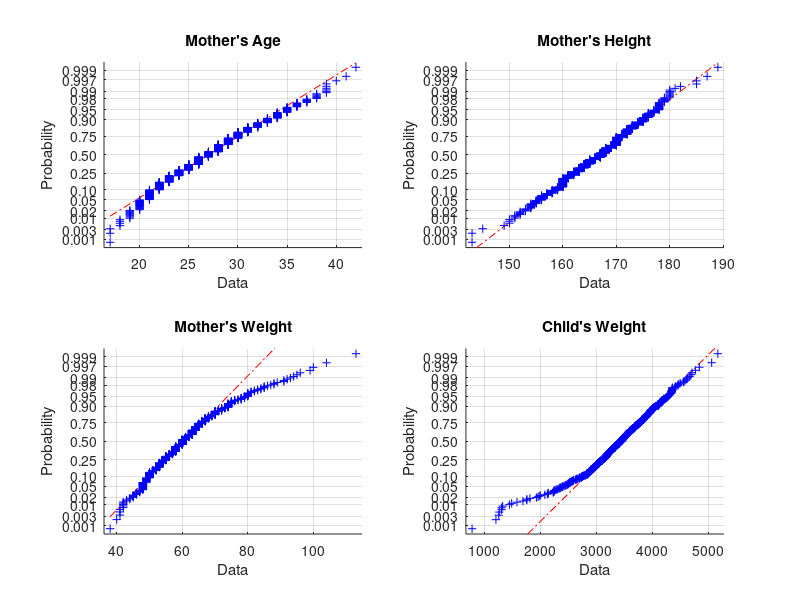

Here is the MATLAB script that generated this plot: (Note: this script raises an error after producing the figure.)
% Load the data
load birth.dat

% Extract the columns of interest
age = birth(:, 4);
height = birth(:, 16);
momsWeight = birth(:, 15);
childsWeight = birth(:, 3);

% Create a figure for normal probability plots
figure;

variables = {'Mother''s Age', 'Mother''s Height', 'Mother''s Weight', 'Child''s Weight'};
data = {age, height, momsWeight, childsWeight};

figure;

for i = 1:4
    subplot(2,2,i)
    normplot(data{i})
    title(variables{i})
end

% Set the significance level for the Jarque-Bera test
alpha = 0.05;

% Perform Jarque-Bera test for normality
ageJB = jbtest(age, alpha);
heightJB = jbtest(height, alpha);
momsWeightJB = jbtest(momsWeight, alpha);
childsWeightJB = jbtest(childsWeight, alpha);

fprintf('\nMother''s Age is Normally Distributed: %s\n', logicalString(ageJB))
fprintf('Mother''s Height is Normally Distributed: %s\n', logicalString(heightJB))
fprintf('Mother''s Weight is Normally Distributed: %s\n', logicalString(momsWeightJB))
fprintf('Child''s Weight is Normally Distributed: %s\n', logicalString(childsWeightJB))

function result = logicalString(value)
    if value == 1
        result = 'False';
    else
        result = 'True';
    end
end
